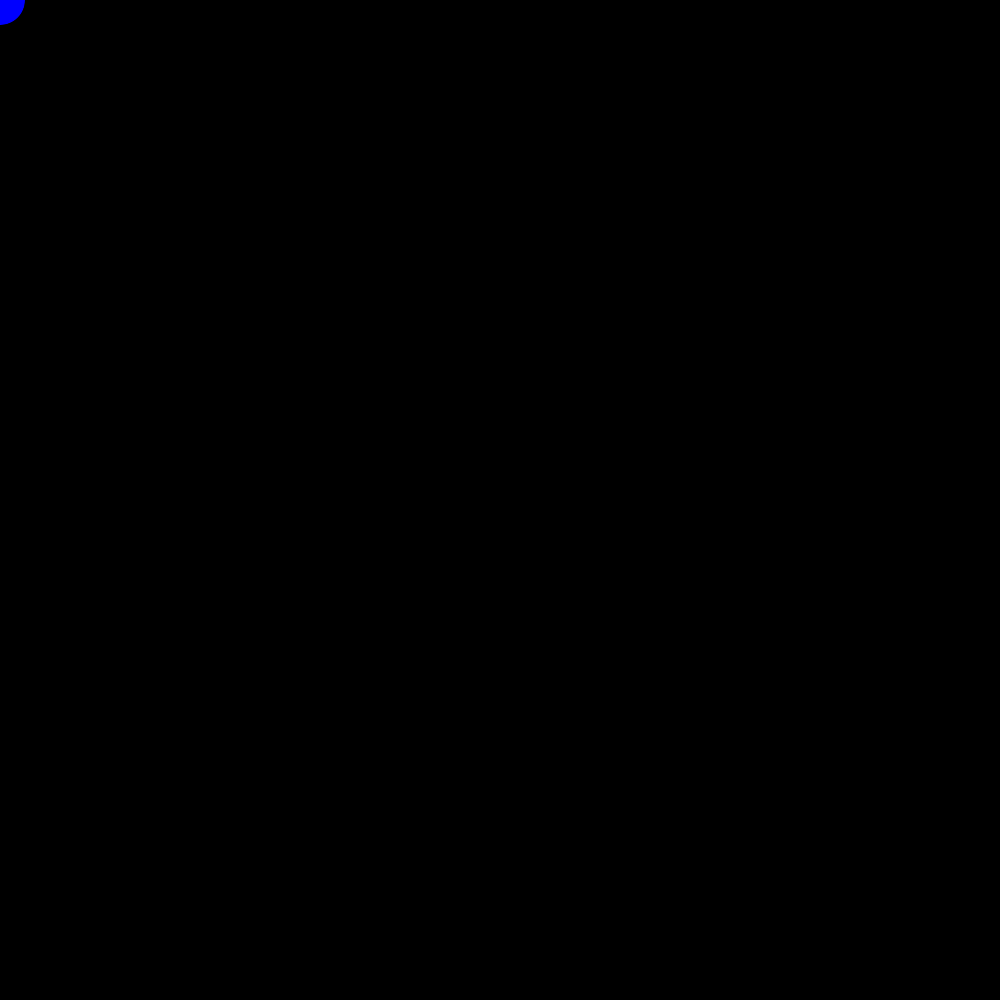
Frame 1 (no input)
Frame 60 (the mouse pressed at the canvas centre just before this capture): identical to frame 1, image omitted
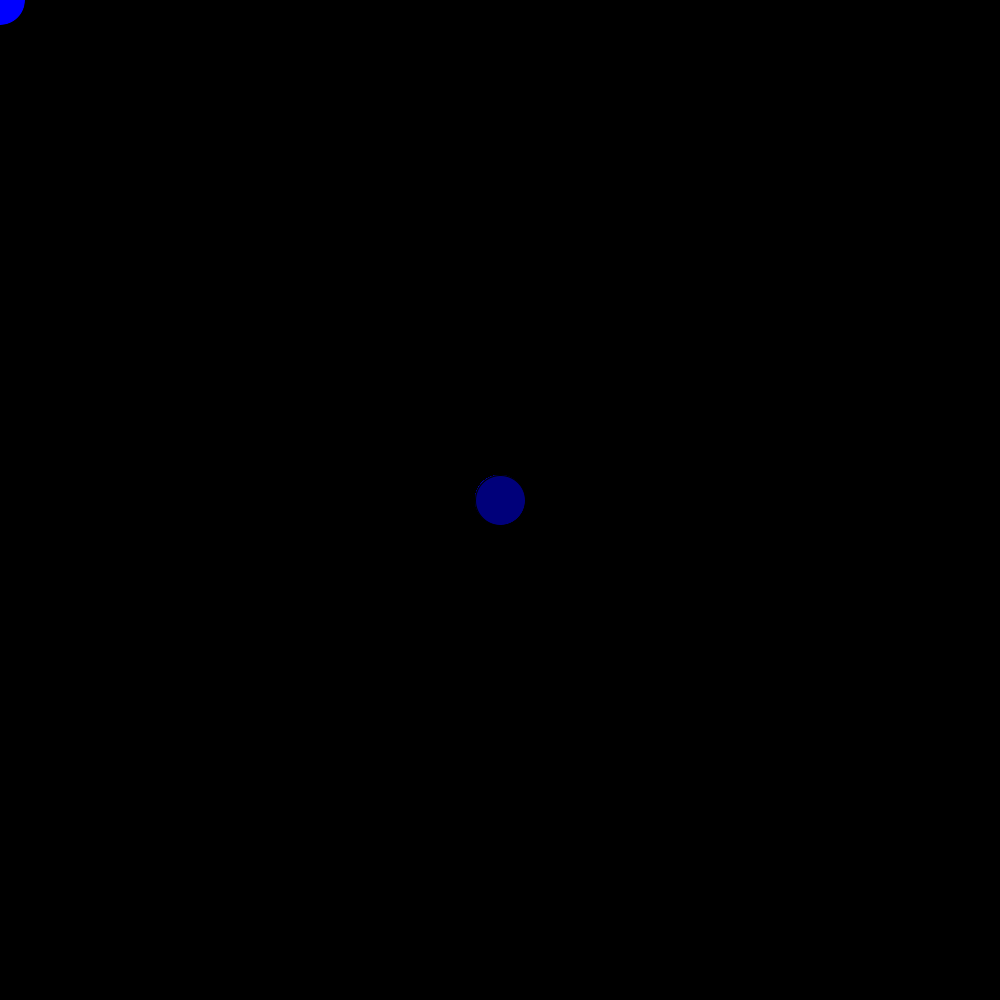
Frame 120 (the mouse held since frame 60 and released just before this capture)

The Processing sketch that drew these frames (run headless with seeded random() and noise(); from frame 60 on, the mouse is pressed at the canvas centre):

// Processing sketch: processing_125794
// ── processing_125794.pde

int radius = 50;
boolean stay = false;
int count;
int[] Xpos = {};
int[] Ypos = {};
int[] cRadius = {};
float[] bColor = {};
float r = random(0,255);
float g = random(0,255);
float b = random(0,255);


void setup(){
  size(1000,1000);
  background(0);
  noCursor();
}

void changeSize(){
  if (keyCode == UP){
    radius += 5;
  }
  if (keyCode == DOWN){
    if (radius != 0){
    radius -= 5;
    }
  }
}




void draw(){
  r = random(0,255);
  g = random(0,255);
  b = random(100,255);
  if (keyPressed==true){
    changeSize();
  }
  
  if (mousePressed == false){

        fill(0);
        ellipse(pmouseX,pmouseY,radius+6,radius+6);
        fill(0,0,255);
        ellipse(mouseX,mouseY,radius,radius);
      }
        
  else{
    fill(0,0,b);
    ellipse(mouseX,mouseY,radius,radius);
    append(Xpos,mouseX);
    append(Ypos,mouseY);
    append(bColor,b);
    append(cRadius,radius);
}


}
